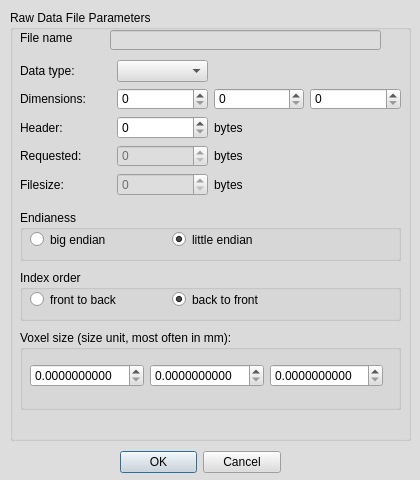
<?xml version="1.0" encoding="UTF-8"?>
<ui version="4.0">
 <class>mqOpenRawDialog</class>
 <widget class="QDialog" name="mqOpenRawDialog">
  <property name="geometry">
   <rect>
    <x>0</x>
    <y>0</y>
    <width>420</width>
    <height>480</height>
   </rect>
  </property>
  <property name="palette">
   <palette>
    <active>
     <colorrole role="WindowText">
      <brush brushstyle="SolidPattern">
       <color alpha="255">
        <red>0</red>
        <green>0</green>
        <blue>0</blue>
       </color>
      </brush>
     </colorrole>
     <colorrole role="Button">
      <brush brushstyle="SolidPattern">
       <color alpha="255">
        <red>221</red>
        <green>221</green>
        <blue>221</blue>
       </color>
      </brush>
     </colorrole>
     <colorrole role="Light">
      <brush brushstyle="SolidPattern">
       <color alpha="255">
        <red>255</red>
        <green>255</green>
        <blue>255</blue>
       </color>
      </brush>
     </colorrole>
     <colorrole role="Midlight">
      <brush brushstyle="SolidPattern">
       <color alpha="255">
        <red>238</red>
        <green>238</green>
        <blue>238</blue>
       </color>
      </brush>
     </colorrole>
     <colorrole role="Dark">
      <brush brushstyle="SolidPattern">
       <color alpha="255">
        <red>110</red>
        <green>110</green>
        <blue>110</blue>
       </color>
      </brush>
     </colorrole>
     <colorrole role="Mid">
      <brush brushstyle="SolidPattern">
       <color alpha="255">
        <red>147</red>
        <green>147</green>
        <blue>147</blue>
       </color>
      </brush>
     </colorrole>
     <colorrole role="Text">
      <brush brushstyle="SolidPattern">
       <color alpha="255">
        <red>0</red>
        <green>0</green>
        <blue>0</blue>
       </color>
      </brush>
     </colorrole>
     <colorrole role="BrightText">
      <brush brushstyle="SolidPattern">
       <color alpha="255">
        <red>255</red>
        <green>255</green>
        <blue>255</blue>
       </color>
      </brush>
     </colorrole>
     <colorrole role="ButtonText">
      <brush brushstyle="SolidPattern">
       <color alpha="255">
        <red>0</red>
        <green>0</green>
        <blue>0</blue>
       </color>
      </brush>
     </colorrole>
     <colorrole role="Base">
      <brush brushstyle="SolidPattern">
       <color alpha="255">
        <red>255</red>
        <green>255</green>
        <blue>255</blue>
       </color>
      </brush>
     </colorrole>
     <colorrole role="Window">
      <brush brushstyle="SolidPattern">
       <color alpha="255">
        <red>221</red>
        <green>221</green>
        <blue>221</blue>
       </color>
      </brush>
     </colorrole>
     <colorrole role="Shadow">
      <brush brushstyle="SolidPattern">
       <color alpha="255">
        <red>0</red>
        <green>0</green>
        <blue>0</blue>
       </color>
      </brush>
     </colorrole>
     <colorrole role="AlternateBase">
      <brush brushstyle="SolidPattern">
       <color alpha="255">
        <red>238</red>
        <green>238</green>
        <blue>238</blue>
       </color>
      </brush>
     </colorrole>
     <colorrole role="ToolTipBase">
      <brush brushstyle="SolidPattern">
       <color alpha="255">
        <red>255</red>
        <green>255</green>
        <blue>220</blue>
       </color>
      </brush>
     </colorrole>
     <colorrole role="ToolTipText">
      <brush brushstyle="SolidPattern">
       <color alpha="255">
        <red>0</red>
        <green>0</green>
        <blue>0</blue>
       </color>
      </brush>
     </colorrole>
     <colorrole role="PlaceholderText">
      <brush brushstyle="NoBrush">
       <color alpha="128">
        <red>0</red>
        <green>0</green>
        <blue>0</blue>
       </color>
      </brush>
     </colorrole>
    </active>
    <inactive>
     <colorrole role="WindowText">
      <brush brushstyle="SolidPattern">
       <color alpha="255">
        <red>0</red>
        <green>0</green>
        <blue>0</blue>
       </color>
      </brush>
     </colorrole>
     <colorrole role="Button">
      <brush brushstyle="SolidPattern">
       <color alpha="255">
        <red>221</red>
        <green>221</green>
        <blue>221</blue>
       </color>
      </brush>
     </colorrole>
     <colorrole role="Light">
      <brush brushstyle="SolidPattern">
       <color alpha="255">
        <red>255</red>
        <green>255</green>
        <blue>255</blue>
       </color>
      </brush>
     </colorrole>
     <colorrole role="Midlight">
      <brush brushstyle="SolidPattern">
       <color alpha="255">
        <red>238</red>
        <green>238</green>
        <blue>238</blue>
       </color>
      </brush>
     </colorrole>
     <colorrole role="Dark">
      <brush brushstyle="SolidPattern">
       <color alpha="255">
        <red>110</red>
        <green>110</green>
        <blue>110</blue>
       </color>
      </brush>
     </colorrole>
     <colorrole role="Mid">
      <brush brushstyle="SolidPattern">
       <color alpha="255">
        <red>147</red>
        <green>147</green>
        <blue>147</blue>
       </color>
      </brush>
     </colorrole>
     <colorrole role="Text">
      <brush brushstyle="SolidPattern">
       <color alpha="255">
        <red>0</red>
        <green>0</green>
        <blue>0</blue>
       </color>
      </brush>
     </colorrole>
     <colorrole role="BrightText">
      <brush brushstyle="SolidPattern">
       <color alpha="255">
        <red>255</red>
        <green>255</green>
        <blue>255</blue>
       </color>
      </brush>
     </colorrole>
     <colorrole role="ButtonText">
      <brush brushstyle="SolidPattern">
       <color alpha="255">
        <red>0</red>
        <green>0</green>
        <blue>0</blue>
       </color>
      </brush>
     </colorrole>
     <colorrole role="Base">
      <brush brushstyle="SolidPattern">
       <color alpha="255">
        <red>255</red>
        <green>255</green>
        <blue>255</blue>
       </color>
      </brush>
     </colorrole>
     <colorrole role="Window">
      <brush brushstyle="SolidPattern">
       <color alpha="255">
        <red>221</red>
        <green>221</green>
        <blue>221</blue>
       </color>
      </brush>
     </colorrole>
     <colorrole role="Shadow">
      <brush brushstyle="SolidPattern">
       <color alpha="255">
        <red>0</red>
        <green>0</green>
        <blue>0</blue>
       </color>
      </brush>
     </colorrole>
     <colorrole role="AlternateBase">
      <brush brushstyle="SolidPattern">
       <color alpha="255">
        <red>238</red>
        <green>238</green>
        <blue>238</blue>
       </color>
      </brush>
     </colorrole>
     <colorrole role="ToolTipBase">
      <brush brushstyle="SolidPattern">
       <color alpha="255">
        <red>255</red>
        <green>255</green>
        <blue>220</blue>
       </color>
      </brush>
     </colorrole>
     <colorrole role="ToolTipText">
      <brush brushstyle="SolidPattern">
       <color alpha="255">
        <red>0</red>
        <green>0</green>
        <blue>0</blue>
       </color>
      </brush>
     </colorrole>
     <colorrole role="PlaceholderText">
      <brush brushstyle="NoBrush">
       <color alpha="128">
        <red>0</red>
        <green>0</green>
        <blue>0</blue>
       </color>
      </brush>
     </colorrole>
    </inactive>
    <disabled>
     <colorrole role="WindowText">
      <brush brushstyle="SolidPattern">
       <color alpha="255">
        <red>110</red>
        <green>110</green>
        <blue>110</blue>
       </color>
      </brush>
     </colorrole>
     <colorrole role="Button">
      <brush brushstyle="SolidPattern">
       <color alpha="255">
        <red>221</red>
        <green>221</green>
        <blue>221</blue>
       </color>
      </brush>
     </colorrole>
     <colorrole role="Light">
      <brush brushstyle="SolidPattern">
       <color alpha="255">
        <red>255</red>
        <green>255</green>
        <blue>255</blue>
       </color>
      </brush>
     </colorrole>
     <colorrole role="Midlight">
      <brush brushstyle="SolidPattern">
       <color alpha="255">
        <red>238</red>
        <green>238</green>
        <blue>238</blue>
       </color>
      </brush>
     </colorrole>
     <colorrole role="Dark">
      <brush brushstyle="SolidPattern">
       <color alpha="255">
        <red>110</red>
        <green>110</green>
        <blue>110</blue>
       </color>
      </brush>
     </colorrole>
     <colorrole role="Mid">
      <brush brushstyle="SolidPattern">
       <color alpha="255">
        <red>147</red>
        <green>147</green>
        <blue>147</blue>
       </color>
      </brush>
     </colorrole>
     <colorrole role="Text">
      <brush brushstyle="SolidPattern">
       <color alpha="255">
        <red>110</red>
        <green>110</green>
        <blue>110</blue>
       </color>
      </brush>
     </colorrole>
     <colorrole role="BrightText">
      <brush brushstyle="SolidPattern">
       <color alpha="255">
        <red>255</red>
        <green>255</green>
        <blue>255</blue>
       </color>
      </brush>
     </colorrole>
     <colorrole role="ButtonText">
      <brush brushstyle="SolidPattern">
       <color alpha="255">
        <red>110</red>
        <green>110</green>
        <blue>110</blue>
       </color>
      </brush>
     </colorrole>
     <colorrole role="Base">
      <brush brushstyle="SolidPattern">
       <color alpha="255">
        <red>221</red>
        <green>221</green>
        <blue>221</blue>
       </color>
      </brush>
     </colorrole>
     <colorrole role="Window">
      <brush brushstyle="SolidPattern">
       <color alpha="255">
        <red>221</red>
        <green>221</green>
        <blue>221</blue>
       </color>
      </brush>
     </colorrole>
     <colorrole role="Shadow">
      <brush brushstyle="SolidPattern">
       <color alpha="255">
        <red>0</red>
        <green>0</green>
        <blue>0</blue>
       </color>
      </brush>
     </colorrole>
     <colorrole role="AlternateBase">
      <brush brushstyle="SolidPattern">
       <color alpha="255">
        <red>221</red>
        <green>221</green>
        <blue>221</blue>
       </color>
      </brush>
     </colorrole>
     <colorrole role="ToolTipBase">
      <brush brushstyle="SolidPattern">
       <color alpha="255">
        <red>255</red>
        <green>255</green>
        <blue>220</blue>
       </color>
      </brush>
     </colorrole>
     <colorrole role="ToolTipText">
      <brush brushstyle="SolidPattern">
       <color alpha="255">
        <red>0</red>
        <green>0</green>
        <blue>0</blue>
       </color>
      </brush>
     </colorrole>
     <colorrole role="PlaceholderText">
      <brush brushstyle="NoBrush">
       <color alpha="128">
        <red>0</red>
        <green>0</green>
        <blue>0</blue>
       </color>
      </brush>
     </colorrole>
    </disabled>
   </palette>
  </property>
  <property name="windowTitle">
   <string>Open Raw Data</string>
  </property>
  <widget class="QWidget" name="layoutWidget">
   <property name="geometry">
    <rect>
     <x>120</x>
     <y>450</y>
     <width>161</width>
     <height>25</height>
    </rect>
   </property>
   <layout class="QHBoxLayout" name="horizontalLayout_2">
    <item>
     <widget class="QDialogButtonBox" name="buttonBox">
      <property name="orientation">
       <enum>Qt::Horizontal</enum>
      </property>
      <property name="standardButtons">
       <set>QDialogButtonBox::Cancel|QDialogButtonBox::Ok</set>
      </property>
     </widget>
    </item>
   </layout>
  </widget>
  <widget class="QGroupBox" name="groupBox">
   <property name="geometry">
    <rect>
     <x>10</x>
     <y>10</y>
     <width>401</width>
     <height>431</height>
    </rect>
   </property>
   <property name="title">
    <string>Raw Data File Parameters</string>
   </property>
   <widget class="QWidget" name="verticalLayoutWidget_2">
    <property name="geometry">
     <rect>
      <x>10</x>
      <y>50</y>
      <width>381</width>
      <height>136</height>
     </rect>
    </property>
    <layout class="QVBoxLayout" name="verticalLayout_2">
     <item>
      <layout class="QHBoxLayout" name="horizontalLayout">
       <item>
        <widget class="QLabel" name="label_2">
         <property name="text">
          <string>Data type:</string>
         </property>
        </widget>
       </item>
       <item>
        <widget class="QComboBox" name="comboDataType"/>
       </item>
       <item>
        <widget class="QLabel" name="label_8">
         <property name="text">
          <string/>
         </property>
        </widget>
       </item>
       <item>
        <widget class="QLabel" name="label_9">
         <property name="text">
          <string/>
         </property>
        </widget>
       </item>
      </layout>
     </item>
     <item>
      <layout class="QHBoxLayout" name="horizontalLayout_3">
       <item>
        <widget class="QLabel" name="label_3">
         <property name="text">
          <string>Dimensions:</string>
         </property>
        </widget>
       </item>
       <item>
        <widget class="QSpinBox" name="dimX">
         <property name="maximum">
          <number>100000</number>
         </property>
        </widget>
       </item>
       <item>
        <widget class="QSpinBox" name="dimY">
         <property name="maximum">
          <number>100000</number>
         </property>
        </widget>
       </item>
       <item>
        <widget class="QSpinBox" name="dimZ">
         <property name="maximum">
          <number>100000</number>
         </property>
        </widget>
       </item>
      </layout>
     </item>
     <item>
      <layout class="QHBoxLayout" name="horizontalLayout_4">
       <item>
        <widget class="QLabel" name="label_4">
         <property name="text">
          <string>Header:</string>
         </property>
        </widget>
       </item>
       <item>
        <widget class="QSpinBox" name="headerSize">
         <property name="enabled">
          <bool>true</bool>
         </property>
         <property name="maximum">
          <number>100000</number>
         </property>
        </widget>
       </item>
       <item>
        <widget class="QLabel" name="label_5">
         <property name="text">
          <string>bytes</string>
         </property>
        </widget>
       </item>
       <item>
        <widget class="QLabel" name="label_7">
         <property name="text">
          <string/>
         </property>
        </widget>
       </item>
      </layout>
     </item>
     <item>
      <layout class="QHBoxLayout" name="horizontalLayout_5">
       <item>
        <widget class="QLabel" name="label_10">
         <property name="text">
          <string>Requested:</string>
         </property>
        </widget>
       </item>
       <item>
        <widget class="QSpinBox" name="requestedSize">
         <property name="enabled">
          <bool>false</bool>
         </property>
         <property name="maximum">
          <number>1000000000</number>
         </property>
        </widget>
       </item>
       <item>
        <widget class="QLabel" name="label_11">
         <property name="text">
          <string>bytes</string>
         </property>
        </widget>
       </item>
       <item>
        <widget class="QLabel" name="label_12">
         <property name="text">
          <string/>
         </property>
        </widget>
       </item>
      </layout>
     </item>
     <item>
      <layout class="QHBoxLayout" name="horizontalLayout_6">
       <item>
        <widget class="QLabel" name="label_13">
         <property name="text">
          <string>Filesize:</string>
         </property>
        </widget>
       </item>
       <item>
        <widget class="QSpinBox" name="fileSize">
         <property name="enabled">
          <bool>false</bool>
         </property>
         <property name="maximum">
          <number>1000000000</number>
         </property>
        </widget>
       </item>
       <item>
        <widget class="QLabel" name="label_14">
         <property name="text">
          <string>bytes</string>
         </property>
        </widget>
       </item>
       <item>
        <widget class="QLabel" name="label_15">
         <property name="text">
          <string/>
         </property>
        </widget>
       </item>
      </layout>
     </item>
    </layout>
   </widget>
   <widget class="QGroupBox" name="groupBox_2">
    <property name="geometry">
     <rect>
      <x>10</x>
      <y>200</y>
      <width>381</width>
      <height>51</height>
     </rect>
    </property>
    <property name="title">
     <string>Endianess</string>
    </property>
    <widget class="QWidget" name="verticalLayoutWidget">
     <property name="geometry">
      <rect>
       <x>10</x>
       <y>20</y>
       <width>277</width>
       <height>19</height>
      </rect>
     </property>
     <layout class="QHBoxLayout" name="horizontalLayout_7">
      <item>
       <widget class="QRadioButton" name="bigEndian">
        <property name="text">
         <string>big endian</string>
        </property>
       </widget>
      </item>
      <item>
       <widget class="QRadioButton" name="littleEndian">
        <property name="text">
         <string>little endian</string>
        </property>
        <property name="checked">
         <bool>true</bool>
        </property>
       </widget>
      </item>
     </layout>
    </widget>
   </widget>
   <widget class="QGroupBox" name="groupBox_3">
    <property name="geometry">
     <rect>
      <x>10</x>
      <y>260</y>
      <width>381</width>
      <height>51</height>
     </rect>
    </property>
    <property name="title">
     <string>Index order</string>
    </property>
    <widget class="QWidget" name="verticalLayoutWidget_3">
     <property name="geometry">
      <rect>
       <x>10</x>
       <y>20</y>
       <width>277</width>
       <height>19</height>
      </rect>
     </property>
     <layout class="QHBoxLayout" name="horizontalLayout_8">
      <item>
       <widget class="QRadioButton" name="frontToBack">
        <property name="text">
         <string>front to back</string>
        </property>
       </widget>
      </item>
      <item>
       <widget class="QRadioButton" name="backToFront">
        <property name="text">
         <string>back to front</string>
        </property>
        <property name="checked">
         <bool>true</bool>
        </property>
       </widget>
      </item>
     </layout>
    </widget>
   </widget>
   <widget class="QGroupBox" name="groupBox_4">
    <property name="geometry">
     <rect>
      <x>10</x>
      <y>320</y>
      <width>381</width>
      <height>80</height>
     </rect>
    </property>
    <property name="title">
     <string>Voxel size (size unit, most often in mm):</string>
    </property>
    <widget class="QWidget" name="horizontalLayoutWidget_4">
     <property name="geometry">
      <rect>
       <x>10</x>
       <y>30</y>
       <width>353</width>
       <height>31</height>
      </rect>
     </property>
     <layout class="QHBoxLayout" name="horizontalLayout_9">
      <item>
       <widget class="QDoubleSpinBox" name="voxelSizeX">
        <property name="decimals">
         <number>10</number>
        </property>
        <property name="maximum">
         <double>1000.000000000000000</double>
        </property>
        <property name="singleStep">
         <double>0.010000000000000</double>
        </property>
       </widget>
      </item>
      <item>
       <widget class="QDoubleSpinBox" name="voxelSizeY">
        <property name="decimals">
         <number>10</number>
        </property>
        <property name="maximum">
         <double>1000.000000000000000</double>
        </property>
        <property name="singleStep">
         <double>0.010000000000000</double>
        </property>
       </widget>
      </item>
      <item>
       <widget class="QDoubleSpinBox" name="voxelSizeZ">
        <property name="decimals">
         <number>10</number>
        </property>
        <property name="maximum">
         <double>1000.000000000000000</double>
        </property>
        <property name="singleStep">
         <double>0.010000000000000</double>
        </property>
       </widget>
      </item>
     </layout>
    </widget>
   </widget>
  </widget>
  <widget class="QLabel" name="label">
   <property name="geometry">
    <rect>
     <x>20</x>
     <y>30</y>
     <width>91</width>
     <height>16</height>
    </rect>
   </property>
   <property name="text">
    <string>File name</string>
   </property>
  </widget>
  <widget class="QLineEdit" name="FileName">
   <property name="enabled">
    <bool>false</bool>
   </property>
   <property name="geometry">
    <rect>
     <x>110</x>
     <y>30</y>
     <width>271</width>
     <height>20</height>
    </rect>
   </property>
  </widget>
 </widget>
 <resources>
  <include location="../Icons/icons.qrc"/>
  <include location="../Icons/icons.qrc"/>
 </resources>
 <connections>
  <connection>
   <sender>buttonBox</sender>
   <signal>accepted()</signal>
   <receiver>mqOpenRawDialog</receiver>
   <slot>accept()</slot>
   <hints>
    <hint type="sourcelabel">
     <x>248</x>
     <y>254</y>
    </hint>
    <hint type="destinationlabel">
     <x>157</x>
     <y>274</y>
    </hint>
   </hints>
  </connection>
  <connection>
   <sender>buttonBox</sender>
   <signal>rejected()</signal>
   <receiver>mqOpenRawDialog</receiver>
   <slot>reject()</slot>
   <hints>
    <hint type="sourcelabel">
     <x>316</x>
     <y>260</y>
    </hint>
    <hint type="destinationlabel">
     <x>286</x>
     <y>274</y>
    </hint>
   </hints>
  </connection>
 </connections>
</ui>
